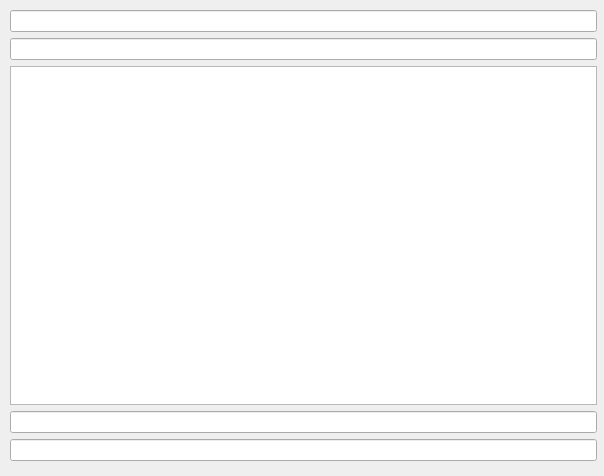
<?xml version="1.0" encoding="UTF-8"?>
<ui version="4.0">
 <class>Form</class>
 <widget class="QWidget" name="Form">
  <property name="geometry">
   <rect>
    <x>0</x>
    <y>0</y>
    <width>604</width>
    <height>476</height>
   </rect>
  </property>
  <property name="windowTitle">
   <string>Form</string>
  </property>
  <widget class="QWidget" name="gridLayoutWidget">
   <property name="geometry">
    <rect>
     <x>10</x>
     <y>10</y>
     <width>587</width>
     <height>451</height>
    </rect>
   </property>
   <layout class="QGridLayout" name="gridLayout">
    <item row="4" column="0">
     <widget class="QLineEdit" name="size_text"/>
    </item>
    <item row="1" column="0">
     <widget class="QLineEdit" name="type_text"/>
    </item>
    <item row="0" column="0">
     <widget class="QLineEdit" name="degree_text"/>
    </item>
    <item row="3" column="0">
     <widget class="QLineEdit" name="price_text"/>
    </item>
    <item row="2" column="0">
     <widget class="QTextEdit" name="textEdit"/>
    </item>
   </layout>
  </widget>
 </widget>
 <resources/>
 <connections/>
</ui>
